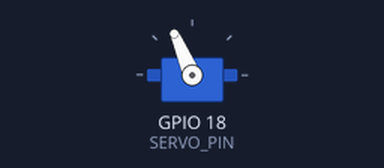
A sketch run on a simulated ESP32. On the bench: servo.

Above: at 0.35 s.
At 0.45 s:
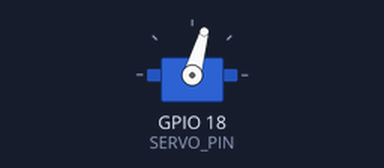
At 0.6 s:
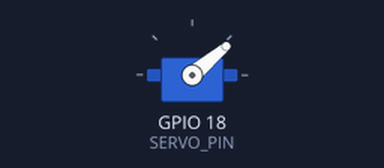
At 0.9 s:
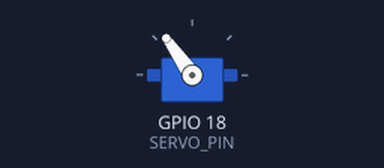
Timing chart, 0 to 3.3 s (numbered marks = the images above):
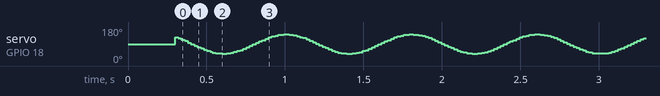

The sketch:

ESP32_Servo.ino
```cpp
#include <ESP32Servo.h>

Servo s;

const int SERVO_PIN = 18;

// pulse limits
const int MIN_US = 700;
const int MAX_US = 2300;
const int MID_US = 1500;

// motion shape
const int PERIOD_MS = 800;     // full cycle duration
const int AMP_US    = 450;     // swing around MID; keep MID±AMP within [MIN,MAX]

void setup() {
  s.attach(SERVO_PIN, MIN_US, MAX_US);
  s.writeMicroseconds(MID_US);
  delay(300);
}

void loop() {
  // Continuous sine: MID + AMP * sin(2π * t / T)
  unsigned long t = millis();
  float phase = (t % PERIOD_MS) / float(PERIOD_MS);    // 0..1
  float theta = sinf(2.0f * 3.1415926f * phase);       // -1..1
  int us = MID_US + int(AMP_US * theta);

  // Clamp to safe range
  if (us < MIN_US) us = MIN_US;
  if (us > MAX_US) us = MAX_US;

  s.writeMicroseconds(us);
  delay(5);   // small pacing; lower = smoother motion, slightly more CPU
}
```
